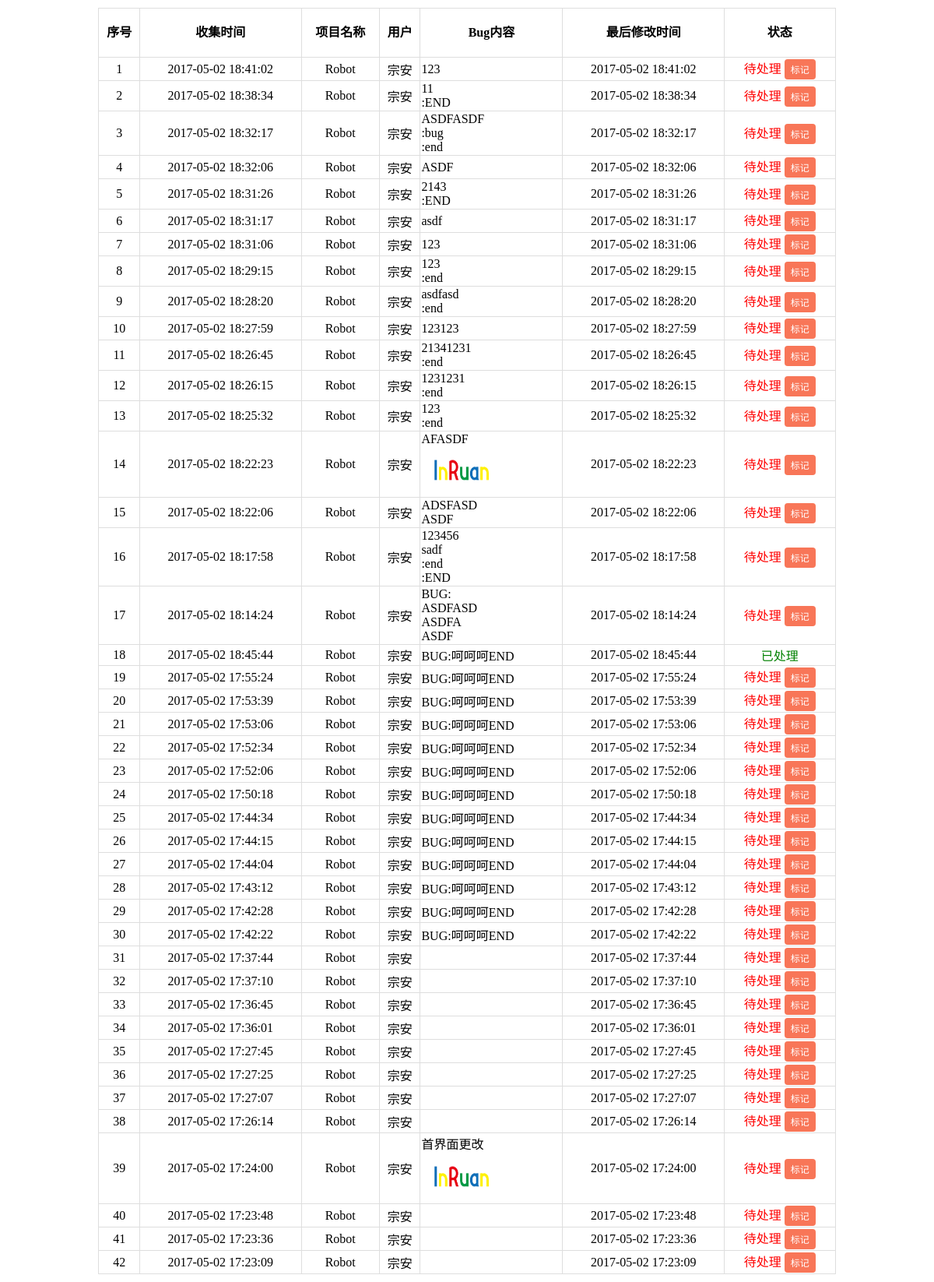
The page / on the database its author committed.
### base/models.py (models this page shows, shortened)
class Bugs(models.Model):
    user = models.CharField('用户',max_length=255)
    projectName = models.CharField('项目名称',max_length=255)
    add_date = models.DateTimeField('创建日期',auto_now=True)
    last_date = models.DateTimeField('最后修改日期',auto_now=True)
    content = models.TextField('Bug内容',null=True)
    img = models.CharField('图片',max_length=255)
    result = models.BooleanField('处理情况',default=False)

### base/views.py (the view)
# urls.py: url(r'^$',views.IndexView.as_view(),name='index'),
class IndexView(generic.ListView):
    template_name = 'index.html'
    context_object_name = 'bugs_list'
    def get_queryset(self):
        return Bugs.objects.order_by('-id')

### base/templatetags/myfilters.py (called while the page is built)
def split(value,arg):
    return [l for l in value.split(arg) if l]

def replace(value, arg):
    return value.replace(arg,'')

### templates/index.html (shortened to what this page needs)
{% load myfilters %}
{% load staticfiles %}
<!DOCTYPE html>
<html lang="en">
<head>
</head>
<body>
<table>
    <tr>
        <th>序号</th>
        <th>收集时间</th>
        <th>项目名称</th>
        <th>用户</th>
        <th>Bug内容</th>
        <th>最后修改时间</th>
        <th>状态</th>
    </tr>
    {% if bugs_list %}
        {% for bug in bugs_list %}
            <tr>
                <td>{{ forloop.counter }}</td>
                <td>{{ bug.add_date|date:'Y-m-d H:i:s'}}</td>
                <td>{{ bug.projectName }}</td>
                <td>{{ bug.user }}</td>
                <td style="text-align: left">
                {% if bug.content %}
                    {% for s in bug.content|split:','%}
                        {% if 'img:' in s %}
                            <img src="/static/{{ s|replace:'img:'}}" alt="">
                        {% else %}
                            {{ s }}<br/>
                        {% endif %}
                    {% endfor %}
                {% endif %}
                </td>
                <td>{{ bug.last_date|date:'Y-m-d H:i:s' }}</td>
                <td>
                    {% if bug.result %}
                        <span class="is_ok">已处理</span>
                    {% else %}
                        <span class="is_not_ok">待处理</span>
                        <a class="btn" href="/{{ bug.id }}/">标记</a>
                    {% endif %}
                </td>
            </tr>
        {% endfor %}
    {% else %}
        <tr>
            <td colspan="7" style="height: 100px;line-height: 100px">暂无BUG</td>
        </tr>
    {% endif %}
</table>
</body>
</html>

### templates/index.html (style rules this page uses)
table { border-collapse:collapse; width: 80%; margin: 10px auto; }
th { height: 60px; line-height: 60px; }
td,th { border: 1px solid #DEDEDE; text-align: center; }
img { width: 100px; height:60px; }
a.btn { display: inline-block; text-decoration: none; color:white; background-color: #F87658; padding: 4px 8px; border-radius: 4px; font-size: 12px; }
.is_ok { color: green; }
.is_not_ok { color: red; }

### rows shown on the page
Bugs: add_date "2017-05-02 18:41:02", projectName "Robot", user "宗安", content "123", last_date "2017-05-02 18:41:02"
Bugs: add_date "2017-05-02 18:38:34", projectName "Robot", user "宗安", content "11" ":END", last_date "2017-05-02 18:38:34"
Bugs: add_date "2017-05-02 18:32:17", projectName "Robot", user "宗安", content "ASDFASDF" ":bug" ":end", last_date "2017-05-02 18:32:17"
Bugs: add_date "2017-05-02 18:32:06", projectName "Robot", user "宗安", content "ASDF", last_date "2017-05-02 18:32:06"
Bugs: add_date "2017-05-02 18:31:26", projectName "Robot", user "宗安", content "2143" ":END", last_date "2017-05-02 18:31:26"
Bugs: add_date "2017-05-02 18:31:17", projectName "Robot", user "宗安", content "asdf", last_date "2017-05-02 18:31:17"
Bugs: add_date "2017-05-02 18:31:06", projectName "Robot", user "宗安", content "123", last_date "2017-05-02 18:31:06"
Bugs: add_date "2017-05-02 18:29:15", projectName "Robot", user "宗安", content "123" ":end", last_date "2017-05-02 18:29:15"
Bugs: add_date "2017-05-02 18:28:20", projectName "Robot", user "宗安", content "asdfasd" ":end", last_date "2017-05-02 18:28:20"
Bugs: add_date "2017-05-02 18:27:59", projectName "Robot", user "宗安", content "123123", last_date "2017-05-02 18:27:59"
Bugs: add_date "2017-05-02 18:26:45", projectName "Robot", user "宗安", content "21341231" ":end", last_date "2017-05-02 18:26:45"
Bugs: add_date "2017-05-02 18:26:15", projectName "Robot", user "宗安", content "1231231" ":end", last_date "2017-05-02 18:26:15"
Bugs: add_date "2017-05-02 18:25:32", projectName "Robot", user "宗安", content "123" ":end", last_date "2017-05-02 18:25:32"
Bugs: add_date "2017-05-02 18:22:23", projectName "Robot", user "宗安", content "AFASDF", last_date "2017-05-02 18:22:23"
Bugs: add_date "2017-05-02 18:22:06", projectName "Robot", user "宗安", content "ADSFASD" "ASDF", last_date "2017-05-02 18:22:06"
Bugs: add_date "2017-05-02 18:17:58", projectName "Robot", user "宗安", content "123456" "sadf" ":end" ":END", last_date "2017-05-02 18:17:58"
Bugs: add_date "2017-05-02 18:14:24", projectName "Robot", user "宗安", content "BUG:" "ASDFASD" "ASDFA" "ASDF", last_date "2017-05-02 18:14:24"
Bugs: add_date "2017-05-02 18:45:44", projectName "Robot", user "宗安", content "BUG:呵呵呵END", last_date "2017-05-02 18:45:44", result "已处理"
Bugs: add_date "2017-05-02 17:55:24", projectName "Robot", user "宗安", content "BUG:呵呵呵END", last_date "2017-05-02 17:55:24"
Bugs: add_date "2017-05-02 17:53:39", projectName "Robot", user "宗安", content "BUG:呵呵呵END", last_date "2017-05-02 17:53:39"
Bugs: add_date "2017-05-02 17:53:06", projectName "Robot", user "宗安", content "BUG:呵呵呵END", last_date "2017-05-02 17:53:06"
Bugs: add_date "2017-05-02 17:52:34", projectName "Robot", user "宗安", content "BUG:呵呵呵END", last_date "2017-05-02 17:52:34"
Bugs: add_date "2017-05-02 17:52:06", projectName "Robot", user "宗安", content "BUG:呵呵呵END", last_date "2017-05-02 17:52:06"
Bugs: add_date "2017-05-02 17:50:18", projectName "Robot", user "宗安", content "BUG:呵呵呵END", last_date "2017-05-02 17:50:18"
Bugs: add_date "2017-05-02 17:44:34", projectName "Robot", user "宗安", content "BUG:呵呵呵END", last_date "2017-05-02 17:44:34"
Bugs: add_date "2017-05-02 17:44:15", projectName "Robot", user "宗安", content "BUG:呵呵呵END", last_date "2017-05-02 17:44:15"
Bugs: add_date "2017-05-02 17:44:04", projectName "Robot", user "宗安", content "BUG:呵呵呵END", last_date "2017-05-02 17:44:04"
Bugs: add_date "2017-05-02 17:43:12", projectName "Robot", user "宗安", content "BUG:呵呵呵END", last_date "2017-05-02 17:43:12"
Bugs: add_date "2017-05-02 17:42:28", projectName "Robot", user "宗安", content "BUG:呵呵呵END", last_date "2017-05-02 17:42:28"
Bugs: add_date "2017-05-02 17:42:22", projectName "Robot", user "宗安", content "BUG:呵呵呵END", last_date "2017-05-02 17:42:22"
Bugs: add_date "2017-05-02 17:37:44", projectName "Robot", user "宗安", last_date "2017-05-02 17:37:44"
Bugs: add_date "2017-05-02 17:37:10", projectName "Robot", user "宗安", last_date "2017-05-02 17:37:10"
Bugs: add_date "2017-05-02 17:36:45", projectName "Robot", user "宗安", last_date "2017-05-02 17:36:45"
Bugs: add_date "2017-05-02 17:36:01", projectName "Robot", user "宗安", last_date "2017-05-02 17:36:01"
Bugs: add_date "2017-05-02 17:27:45", projectName "Robot", user "宗安", last_date "2017-05-02 17:27:45"
Bugs: add_date "2017-05-02 17:27:25", projectName "Robot", user "宗安", last_date "2017-05-02 17:27:25"
Bugs: add_date "2017-05-02 17:27:07", projectName "Robot", user "宗安", last_date "2017-05-02 17:27:07"
Bugs: add_date "2017-05-02 17:26:14", projectName "Robot", user "宗安", last_date "2017-05-02 17:26:14"
Bugs: add_date "2017-05-02 17:24:00", projectName "Robot", user "宗安", content "首界面更改", last_date "2017-05-02 17:24:00"
Bugs: add_date "2017-05-02 17:23:48", projectName "Robot", user "宗安", last_date "2017-05-02 17:23:48"
Bugs: add_date "2017-05-02 17:23:36", projectName "Robot", user "宗安", last_date "2017-05-02 17:23:36"
Bugs: add_date "2017-05-02 17:23:09", projectName "Robot", user "宗安", last_date "2017-05-02 17:23:09"
